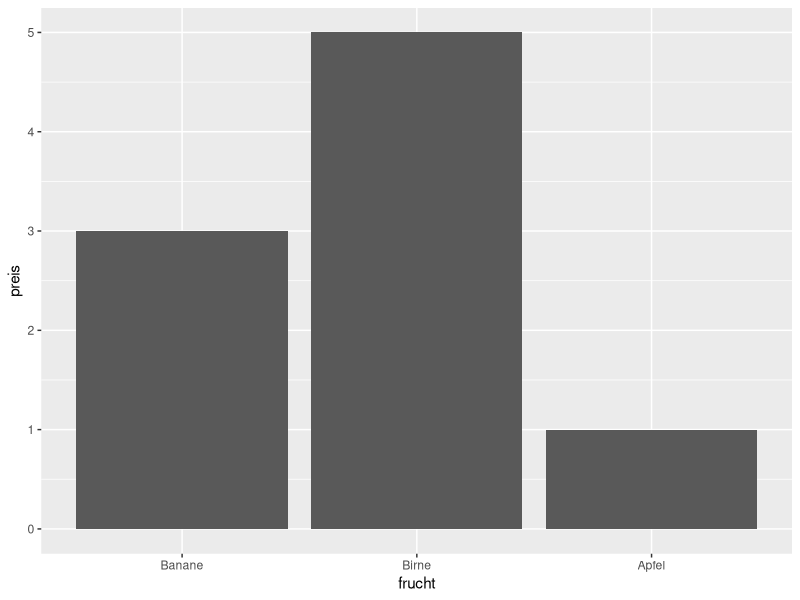

This chart was generated by the following R code:
## ---- chunk 1
knitr::opts_chunk$set(echo = TRUE, message = FALSE, warning = FALSE)
## ---- chunk 2

library(dplyr)
library(ggplot2)
library(lubridate)

## ---- chunk 3

# logical Vektor
vektor_lgl <- c(TRUE, FALSE, NA)

# Zwei Eigenschaften

## Typ
typeof(vektor_lgl)

## Länge
length(vektor_lgl)

vektor_lgl2 <- 1:5 == 3
typeof(vektor_lgl2)

# Numerische Vektoren

# Double Werte sind Näherungen. Es handelt sich um Gleitkommazahlen
vektor_num_dbl <- c(1, 5, 3)
typeof(vektor_num_dbl) # Zahlen in R sind standardmässig vom Type double

vektor_num_int <- c(1L, 5L, 3L)
typeof(vektor_num_int)

# Character Vektoren (Zeichenvektoren)

vektor_chr <- c("Apfel", "Birne", "Banane")
typeof(vektor_chr)

## ---- chunk 4

as.numeric(vektor_lgl)
as.character(vektor_lgl)
as.integer(3.5)

## ---- chunk 5

# Faktoren
vektor_chr
vektor_fct <- factor(vektor_chr)

vektor_fct
typeof(vektor_fct) # Faktoren bauen auf Ganzzahlen (integer) auf
attributes(vektor_fct)

as.integer(vektor_fct)
## ---- chunk 6

datum_ursprung_chr <- "1970-01-01" # ISO 8601 Datumsformat
typeof(datum_ursprung_chr)

datum_ursprung_date <- as.Date(datum_ursprung_chr)
typeof(datum_ursprung_date)

attributes(datum_ursprung_date)
class(datum_ursprung_date)

as.double(datum_ursprung_date)

datum_ursprung_date + 1 

# Was ist das Ergebnis?

# 1. 1
# 2. "1"
# 3. "1970-01-02"
# 4. "1971-01-01"

as.double(datum_ursprung_date + 1)

Sys.Date()
class(Sys.Date())
as.numeric(Sys.Date())

# Was sagt uns diese Zahl?
# 18728 = Anzahl Tage seit Ursprung (1970-01-01)

## ---- chunk 7

inventar <- tibble(
  datum = Sys.Date(),
  frucht = vektor_chr,
  preis = vektor_num_dbl,
  verfuegbarkeit = vektor_lgl)

typeof(inventar)
attributes(inventar)
class(inventar)

inventar %>% 
  mutate(frucht = factor(frucht, levels = c("Banane", "Birne", "Apfel"))) %>% 
  ggplot(aes(x = frucht, y = preis)) +
  geom_col()

